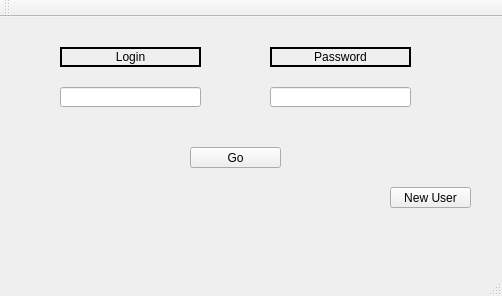
<?xml version="1.0" encoding="UTF-8"?>
<ui version="4.0">
 <class>MainWindow</class>
 <widget class="QMainWindow" name="MainWindow">
  <property name="geometry">
   <rect>
    <x>0</x>
    <y>0</y>
    <width>502</width>
    <height>296</height>
   </rect>
  </property>
  <property name="windowTitle">
   <string>MainWindow</string>
  </property>
  <widget class="QWidget" name="centralWidget">
   <widget class="QPushButton" name="pushButton_2">
    <property name="geometry">
     <rect>
      <x>220</x>
      <y>300</y>
      <width>91</width>
      <height>21</height>
     </rect>
    </property>
    <property name="text">
     <string>Go</string>
    </property>
   </widget>
   <widget class="QLabel" name="passwordLabel_2">
    <property name="geometry">
     <rect>
      <x>60</x>
      <y>30</y>
      <width>141</width>
      <height>20</height>
     </rect>
    </property>
    <property name="frameShape">
     <enum>QFrame::Box</enum>
    </property>
    <property name="lineWidth">
     <number>2</number>
    </property>
    <property name="text">
     <string>Login</string>
    </property>
    <property name="textFormat">
     <enum>Qt::PlainText</enum>
    </property>
    <property name="alignment">
     <set>Qt::AlignCenter</set>
    </property>
   </widget>
   <widget class="QLineEdit" name="passwordTextLine">
    <property name="geometry">
     <rect>
      <x>270</x>
      <y>70</y>
      <width>141</width>
      <height>20</height>
     </rect>
    </property>
    <property name="echoMode">
     <enum>QLineEdit::Password</enum>
    </property>
   </widget>
   <widget class="QLineEdit" name="loginTextLine">
    <property name="geometry">
     <rect>
      <x>60</x>
      <y>70</y>
      <width>141</width>
      <height>20</height>
     </rect>
    </property>
   </widget>
   <widget class="QLabel" name="passwordLabel">
    <property name="geometry">
     <rect>
      <x>270</x>
      <y>30</y>
      <width>141</width>
      <height>20</height>
     </rect>
    </property>
    <property name="frameShape">
     <enum>QFrame::Box</enum>
    </property>
    <property name="lineWidth">
     <number>2</number>
    </property>
    <property name="text">
     <string>Password</string>
    </property>
    <property name="textFormat">
     <enum>Qt::PlainText</enum>
    </property>
    <property name="alignment">
     <set>Qt::AlignCenter</set>
    </property>
   </widget>
   <widget class="QPushButton" name="pushButton_3">
    <property name="geometry">
     <rect>
      <x>190</x>
      <y>130</y>
      <width>91</width>
      <height>21</height>
     </rect>
    </property>
    <property name="text">
     <string>Go</string>
    </property>
   </widget>
   <widget class="QPushButton" name="goToConfirmPassword">
    <property name="geometry">
     <rect>
      <x>390</x>
      <y>170</y>
      <width>81</width>
      <height>21</height>
     </rect>
    </property>
    <property name="text">
     <string>New User</string>
    </property>
    <property name="autoDefault">
     <bool>false</bool>
    </property>
   </widget>
  </widget>
  <widget class="QMenuBar" name="menuBar">
   <property name="geometry">
    <rect>
     <x>0</x>
     <y>0</y>
     <width>502</width>
     <height>17</height>
    </rect>
   </property>
  </widget>
  <widget class="QToolBar" name="mainToolBar">
   <attribute name="toolBarArea">
    <enum>TopToolBarArea</enum>
   </attribute>
   <attribute name="toolBarBreak">
    <bool>false</bool>
   </attribute>
  </widget>
  <widget class="QStatusBar" name="statusBar"/>
 </widget>
 <layoutdefault spacing="6" margin="11"/>
 <resources/>
 <connections/>
</ui>
